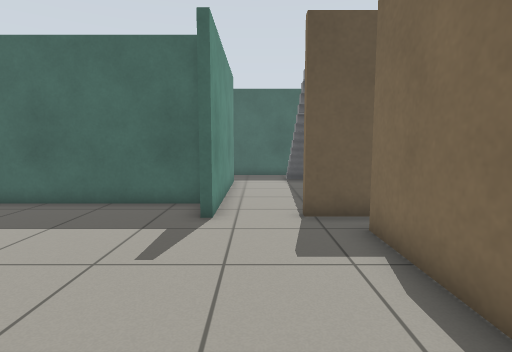
View 1 (above)

19 first-person views from a walk through a robot-simulator world made for Gazebo. The camera is 0.92 m above the floor, tilts 6° down and sees 80° across. The floor is counted in squares, 0.5 m on a side. Each view is taken from the middle of a square. On the plan, view 1 faces up. The plan holds only what a view shows up to about 16 squares ahead; the rest is blank. The place goes on beyond the plan. Gazebo's built-in surfaces are drawn with simple patterns.

View 2
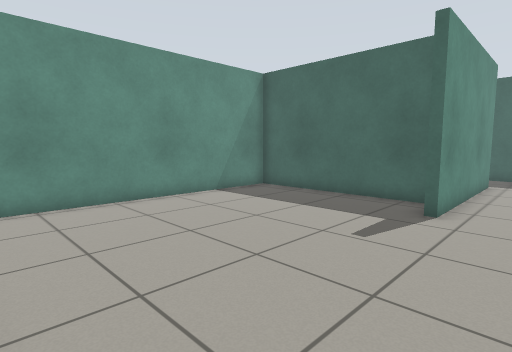

View 3
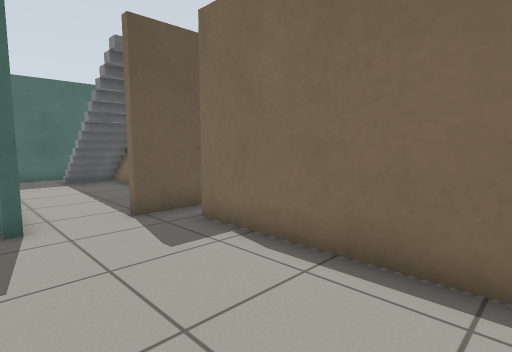

View 4
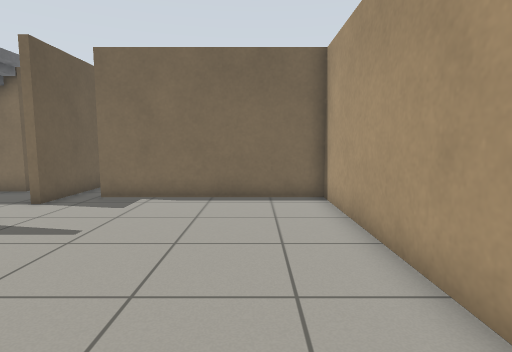

View 5
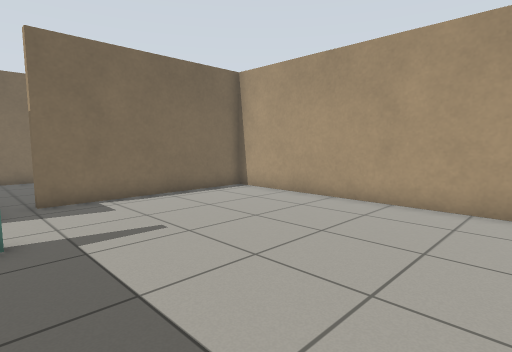

View 6
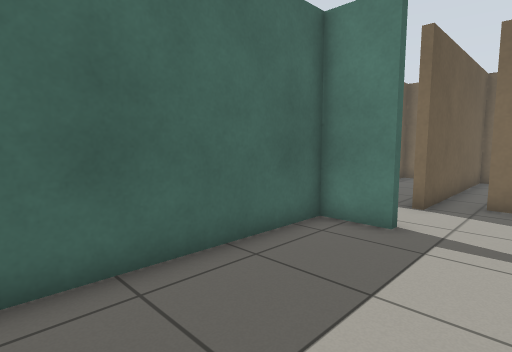

View 7
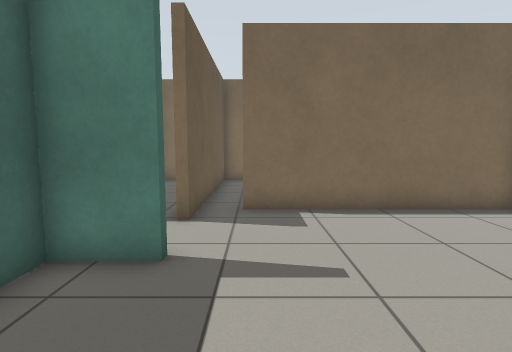

View 8
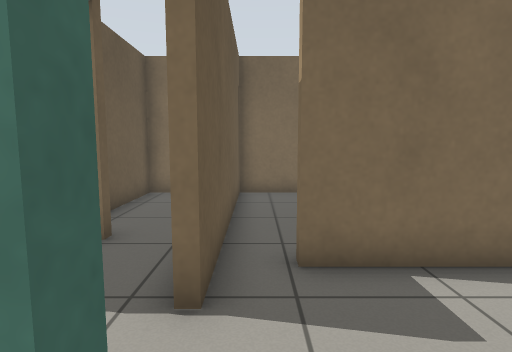

View 9
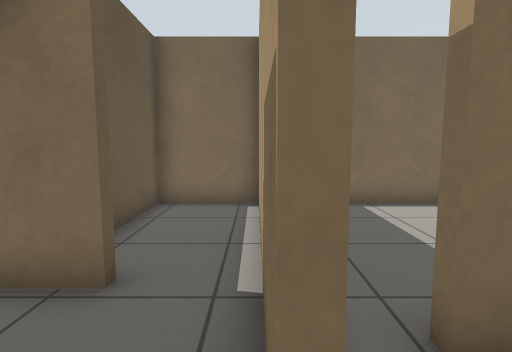

View 10
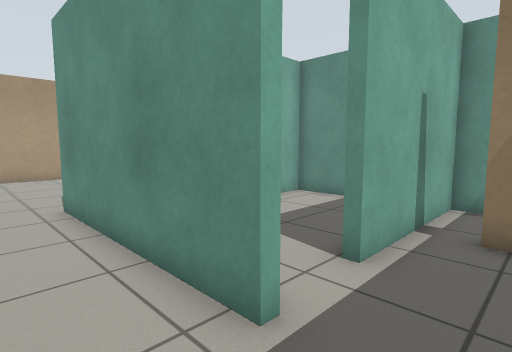

View 11
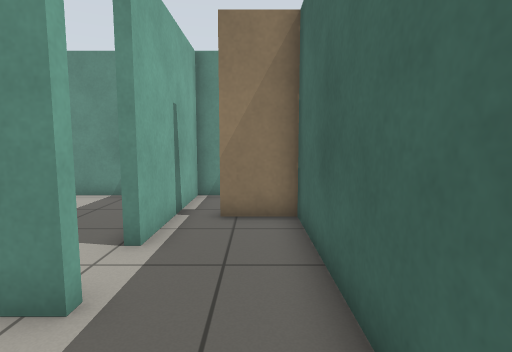

View 12
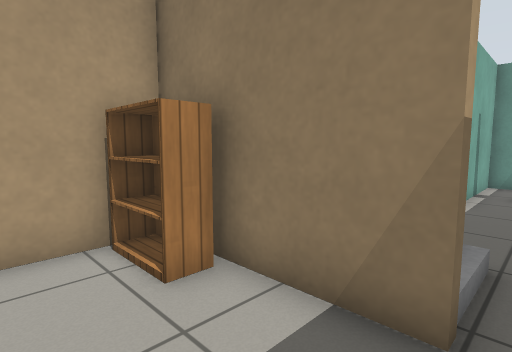

View 13
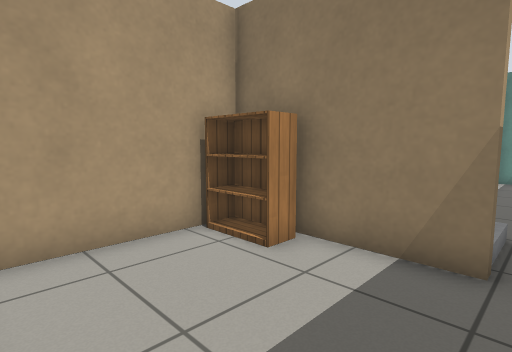

View 14
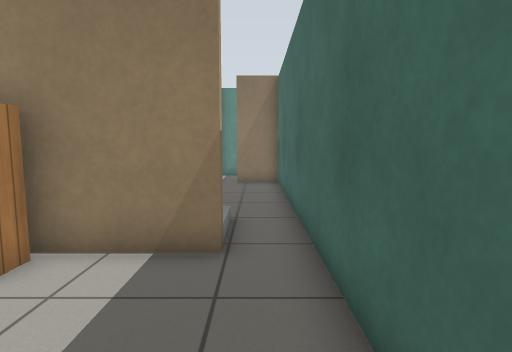

View 15
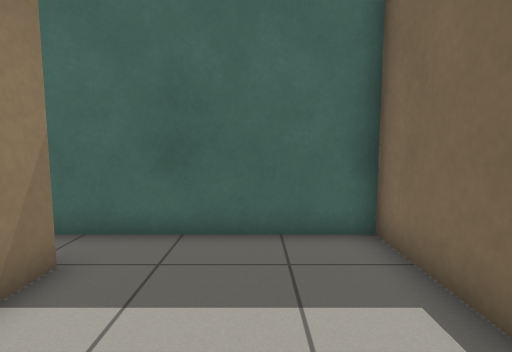

View 16
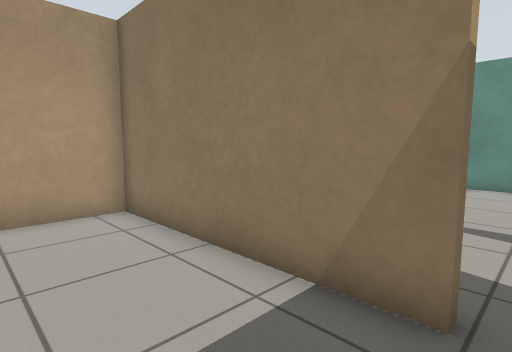

View 17
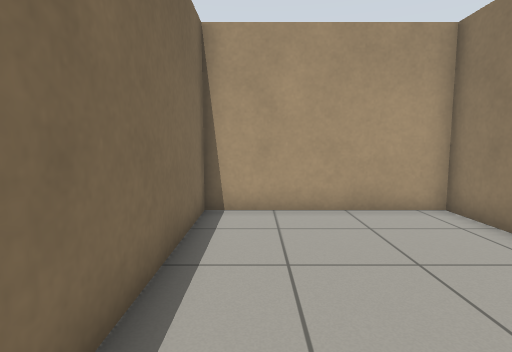

View 18
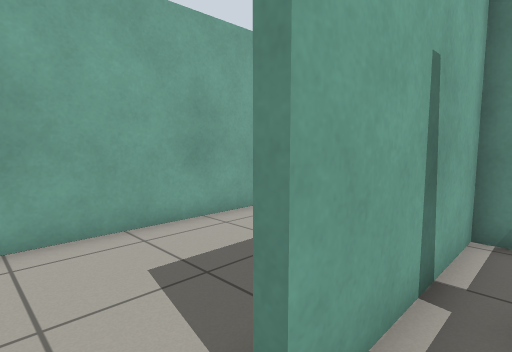

View 19
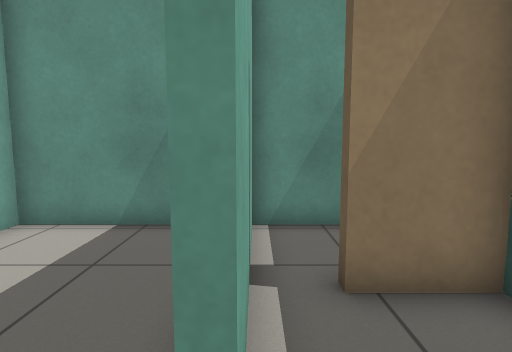

### Floor plan
Ten units are one square. View 1 is at (0, 0); x grows to the right and y downward. Boxes are objects, and circles mark ways between rooms. Rooms are numbered by the first view taken in them; rooms with no view inside come last. Other rooms are left out.
<svg viewBox="-93 -186 192 205">
<path fill="none" stroke="#000" d="M-11 -86 -11 -76 -14 -76 -14 -93 -88 -93 -88 3M-72 13 24 14 24 -64M24 -76 12 -76 12 -79M-11 -149 -11 -86M41 -99 37 -99 37 -112M36 -164 40 -164M12 -79 46 -79M44 -181 -6 -181M94 -148 94 -181 44 -181M40 -164 40 -113 86 -113M27 -64 27 14 94 14 94 -76 24 -76M-61 -149 -34 -149 -34 -145M-15 -149 -11 -149M-88 -131 -88 -96 -24 -96M-6 -181 -56 -181 -56 -161M80 -79 85 -79M46 -79 65 -79M94 -79 94 -110 63 -110"/>
<rect x="45" y="-135" width="10" height="20" fill="#bbb"><title>bookshelf</title></rect>
<circle cx="5" cy="-80" r="3" fill="#2a7"/>
<circle cx="20" cy="-70" r="3" fill="#2a7"/>
<circle cx="40" cy="-170" r="3" fill="#2a7"/>
<circle cx="-10" cy="-160" r="3" fill="#2a7"/>
<circle cx="40" cy="-90" r="3" fill="#2a7"/>
<text x="-30" y="-30">1</text>
<text x="20" y="-130">2</text>
<text x="70" y="-150">3</text>
<text x="60" y="-30">4</text>
<text x="-40" y="-130">5</text>
<text x="70" y="-100">6</text>
</svg>
Room 1 opens to room 2. Room 1 opens to room 4. Room 2 opens to room 3. Room 2 opens to room 5. Room 2 opens to room 6.

Where each view was taken, in squares from view 1:
view 1: 0 up, 0 right, facing up
view 2: 1 down, 1 right, facing up-left
view 3: 0 up, 2 left, facing up-right
view 4: 1 up, 8 left, facing right
view 5: 8 up, 8 left, facing down-right
view 6: 5 up, 8 left, facing up-right
view 7: 6 up, 6 left, facing right
view 8: 7 up, 2 left, facing right
view 9: 8 up, 0 right, facing right
view 10: 17 up, 1 right, facing down-left
view 11: 17 up, 2 right, facing left
view 12: 17 up, 7 right, facing down-left
view 13: 17 up, 9 right, facing down-left
view 14: 17 up, 9 right, facing left
view 15: 12 up, 7 right, facing up
view 16: 7 up, 6 right, facing down-left
view 17: 7 up, 8 right, facing down
view 18: 16 up, 2 left, facing down-left
view 19: 15 up, 2 left, facing left
